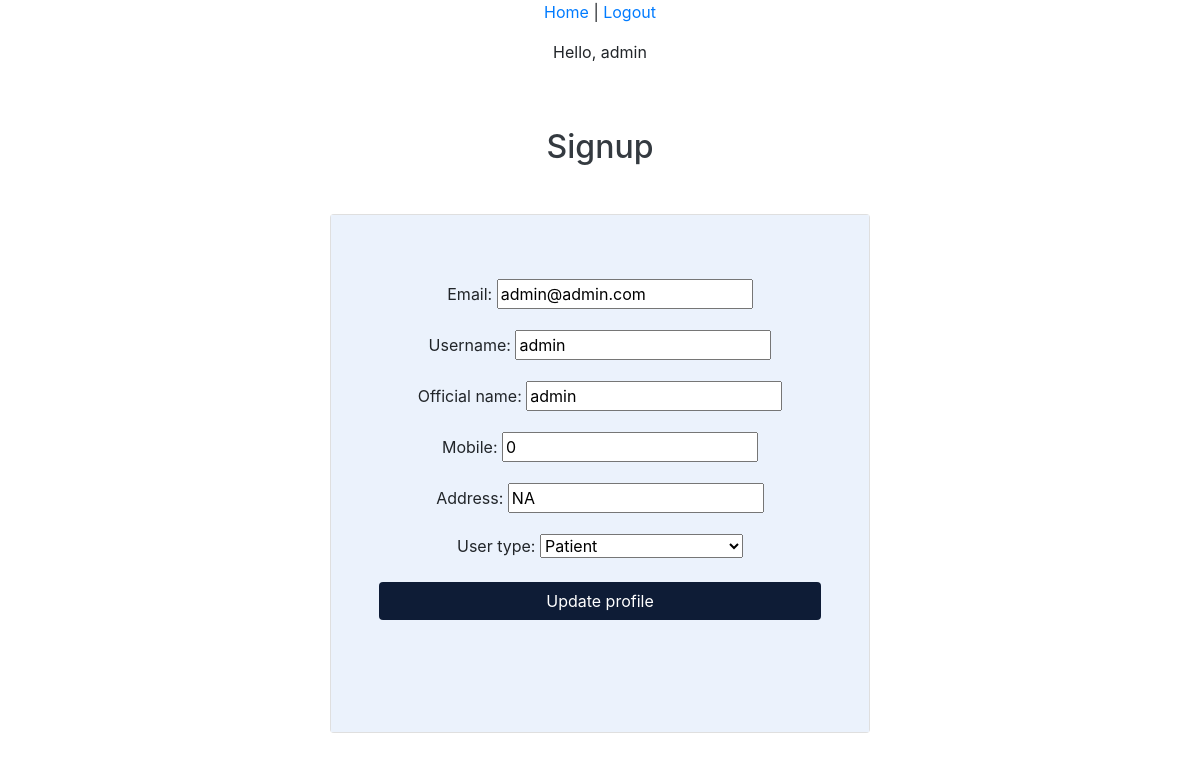
Screenshot of /edit/ (signed in) with the database file from the repository.
### accounts/models.py (models this page shows, shortened)
class CustomUser(AbstractBaseUser):
    email = models.EmailField(verbose_name='email',max_length=60,unique=True)
    username = models.CharField(max_length=30,unique=True)
    date_joined = models.DateTimeField(verbose_name='date_joined',auto_now_add=True)
    last_login = models.DateTimeField(verbose_name='last_login',auto_now = True)
    is_admin = models.BooleanField(default=False)
    is_active = models.BooleanField(default=True)
    is_staff = models.BooleanField(default=False)
    is_superuser = models.BooleanField(default=False)
    official_name = models.CharField(max_length=50)
    address = models.CharField(max_length=50)
    mobile = models.IntegerField(default=0)
    is_approved = models.BooleanField(default=False)
    user_type = models.CharField(max_length=30,choices=USER_TYPE)
    USERNAME_FIELD = 'username'
    REQUIRED_FIELDS = ['email','official_name','address','user_type','mobile']
    objects = CustomUserManager()

### accounts/views.py (the view, shortened to what this page needs)
# urls.py: path('edit/', editprofile, name="edit"),
def editprofile(request):
    context = {}
    user=request.user
    if not user.is_authenticated:
        return redirect('login')
    if request.POST:
        form=ProfileEdit(request.POST, instance=request.user)
        if form.is_valid():
            form.save()
    else:
        form = ProfileEdit(initial={"email":request.user.email, "username":request.user.username,
                                    "official_name":request.user.official_name,"mobile":request.user.mobile,
                                    "user_type":request.user.user_type,
                                    "address":request.user.address})
    context['edit_form']= form
    return render(request, 'registration/edit.html',context)

### accounts/forms.py (shortened to what this page needs)
class ProfileEdit(forms.ModelForm):
    class Meta:
        model=CustomUser
        fields = ('email','username','official_name','mobile','address','user_type')

### templates/registration/edit.html (shortened to what this page needs)
{%extends 'base.html' %}
{%block content %}
<head>
    <link rel="stylesheet" href="https://stackpath.bootstrapcdn.com/bootstrap/4.4.1/css/bootstrap.min.css"
>
</head>
<body class="text-center">
<div class="container">
    <div class="row">
      <div class="col-md-6 offset-md-3">
        <h2 class="text-center text-dark mt-5">Signup</h2>
        <div class="card my-5">
          <form class="card-body cardbody-color p-lg-5" method="post">
            {% for field in edit_form%}
            <p>
                <div class="mb-3">
                {{field.label_tag}}
                {{field}}
            </p>
        {%endfor%}
        <button type="submit" class="btn btn-color px-5 mb-5 w-100">Update profile</button>
          </form>
        </div>
      </div>
    </div>
  </div>
{%endblock content %}

### templates/base.html (shortened to what this page needs)
<!DOCTYPE html>
<html>
<head>
  {%if request.user.is_authenticated%}
    <p><a href="{%url 'patient_index'%}">Home</a> | <a href="{%url 'logout'%}">Logout</a></p>
    <p>Hello, {{request.user.username}} </p>
  {%else%}
    <p> <a href="{%url 'home'%}">Home</a>|<a href="{%url 'signup'%}">Signup</a> |  <a href="{%url 'login'%}">Login</a></p>
  {%endif%}
</head>
<body>
  <main>
    {% block content %}
    {% endblock %}
  </main>
</body>
</html>

### templates/registration/edit.html (style rules this page uses)
.btn-color { background-color: #0e1c36; color: #fff; }
.cardbody-color { background-color: #ebf2fc; }
a { text-decoration: none; }

### rows the page displays
CustomUser: user.username "admin", edit_form "admin@admin.com" "admin" "admin" "0" "NA" "Patient"

### other values shown
{{ field.label_tag }} "Email:" "Username:" "Official name:" "Mobile:" "Address:" "User type:"
